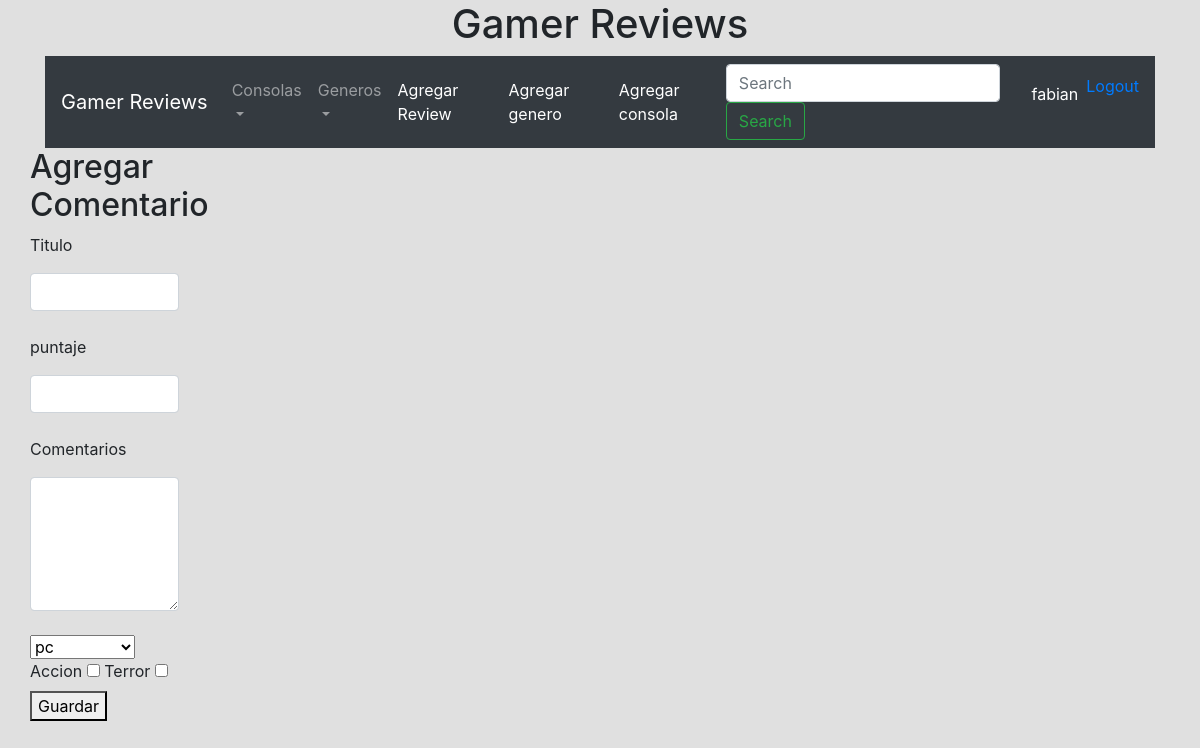
The page /agregarreview (signed in) on the database its author committed.
### database_setup.py (models this page shows)
class User(Base):
	__tablename__ = 'user'
	id = Column(Integer, primary_key=True)
	username = Column(String(50), nullable=False)
	email = Column(String(250), nullable=False)
	pw_hash = Column(String(250), nullable=False)
	fecha_creacion = Column(DateTime, nullable=False)

class Consola(Base):
	__tablename__ = 'consola'
	id = Column(Integer, primary_key=True)
	nombre_consola = Column(String(50), nullable=False)

class Genero(Base):
	__tablename__ = 'genero'
	id = Column(Integer, primary_key=True)
	nombre_genero = Column(String(50), nullable=False)

### application.py (the view, shortened to what this page needs)
@app.route('/agregarreview', methods=['GET', 'POST'])
def agregarPostreview():
	if request.method == 'GET':
		if 'username' in login_session:
			username = login_session['username']
			Autor = session.query(User).all()
			idautor = 0
			for user in Autor:
				if username == user.username:
					idautor = user.id
			consola = session.query(Consola).all()
			consolalist = []
			for x in consola:
				consolalist.append([x.id,x.nombre_consola])
			return render_template('add-review.html',username=username,idau=idautor,listaconsola = consolalist,consolas=ConsolasNAV,generos=GenerosNAV)

### templates/add-review.html (shortened to what this page needs)
{% extends "index.html" %}
{% block content %}
  <div class="row">
    <div class="col-md-6 col-md-offset-3">
      <h2>Agregar Comentario</h2>
      <form method="post">
        <p>Titulo</p>
        <input type="text" class="form-control" name="titulo">
        <br>
		<p>puntaje</p>
        <input type="text" class="form-control" name="puntaje">
        <br>
        <p>Comentarios</p>
        <textarea name="contenido" class="form-control" rows="5"></textarea>
        <br>
		<select name="consola">
		{%for x in range(listaconsola|length):%}
		  <option value={{listaconsola[x][0]}}>{{listaconsola[x][1]}}</option>
		{%endfor%}
		</select>
		{%for GeneroNav in generos %}
			<label for={{GeneroNav.nombre_genero}}>{{GeneroNav.nombre_genero}}</label>
			<input type="checkbox" name ={{GeneroNav.nombre_genero}} id={{GeneroNav.id}}>
		{%endfor%}
        <button type="submit">Guardar</button>
      </form>
    </div>
  </div>
{% endblock %}

### templates/index.html (shortened to what this page needs)
<!DOCTYPE html>
<html lang="en">
<head>
    <link rel="stylesheet" href="https://maxcdn.bootstrapcdn.com/bootstrap/4.0.0/css/bootstrap.min.css">
    <link href="{{ url_for('static', filename='font-awesome/css/font-awesome.min.css') }}" rel="stylesheet">
    <link href="{{ url_for('static', filename='css/style.css') }}" rel="stylesheet">
</head>
<body>
  <div class="container">
    <div class="row">
      <div class="title col-md-12 text-center">
        <h1>Gamer Reviews</h1>
      </div>
    </div>
	<div class="row">
		<div class="pos-f-t col-md-12">
		  <nav class="navbar navbar-expand-lg navbar-dark bg-dark">
			  <div class="collapse navbar-collapse" id="navbarTogglerDemo01">
				<a class="navbar-brand" href="/public">Gamer Reviews</a>
				<ul class="navbar-nav mr-auto mt-2 mt-lg-0">
				  <li class="nav-item dropdown">
        			<a class="nav-link dropdown-toggle" href="#" id="navbarDropdown" role="button" data-toggle="dropdown" aria-haspopup="true" aria-expanded="false">
          			Consolas
        			</a>
      			  </li>
      			  <li class="nav-item dropdown">
        			<a class="nav-link dropdown-toggle" href="#" id="navbarDropdown" role="button" data-toggle="dropdown" aria-haspopup="true" aria-expanded="false">
          			Generos
        			</a>
      			  </li>
				  <li class="nav-item active">
					<a class="nav-link" href="/agregarreview">Agregar Review</a>
				  </li>
				   <li class="nav-item active">
					<a class="nav-link" href="/addgenero">Agregar genero </a>
				  </li>
				  <li class="nav-item active">
					<a class="nav-link" href="/addconsole">Agregar consola </a>
				  </li>
				</ul>
				<form class="form-inline my-2 my-lg-0" method="post">
				  <input class="form-control mr-sm-2" type="search" placeholder="Search" aria-label="Search" name="Busqueda">
				  <button class="btn btn-outline-success my-2 my-sm-0" type="submit" name="Search" value="Busqueda">Search</button>
				</form>
				<ul class="navbar-nav my-2 my-lg-0">
				<li class="nav-item active">
					<a class="nav-link" href="#">
				{% if username %}
					<p>{{username}} </p>
				{% endif %}
			  </a>
				  </li>
				  <li class="nav-item active">
				{% if username %}
				  <a href="/logout">Logout</a>
				{% else %}
				  <a href="/login">Login</a>
				{% endif %}
				</li>
				</ul>
			  </div>
			</nav>
		</div>
	</div>
     <div class="row">
          {% block content %}
          {% endblock %}
      </div>
  </div>
</body>
</html>

### static/css/style.css (style rules this page uses)
body { background-color: #E0E0E0; }

### rows shown on the page
User: username "fabian"
Consola: consola "pc"
Genero: nombre_genero "Accion"
Genero: nombre_genero "Terror"
